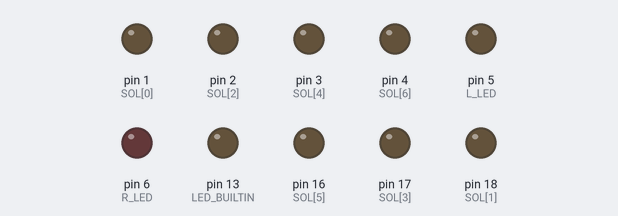
Simulated run of this sketch. Board: Arduino Uno, built with avr-gcc and run on an emulated ATmega328P. Shown: output pins drawn as LEDs (lit = HIGH).

Above: at 1.5 s.
At 4.07 s:
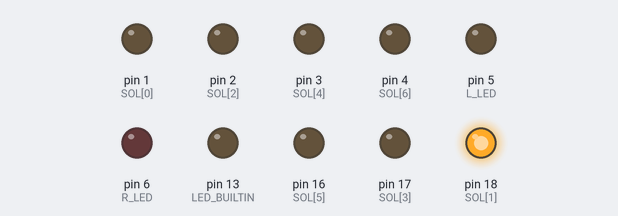
At 5.12 s:
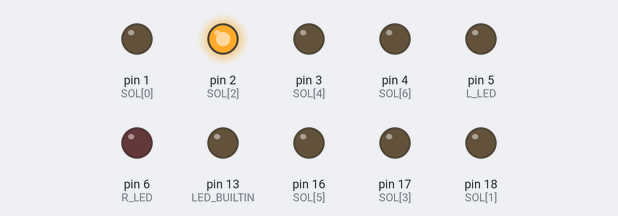
At 7.22 s:
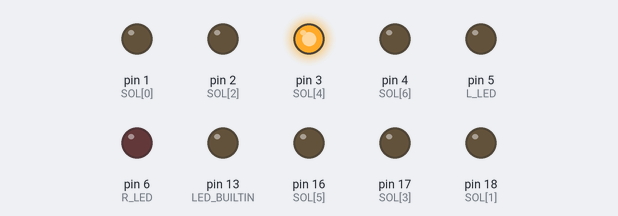
At 9.32 s:
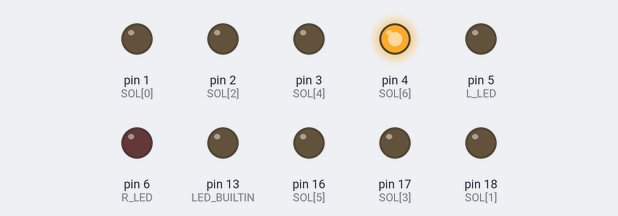
At 13.37 s:
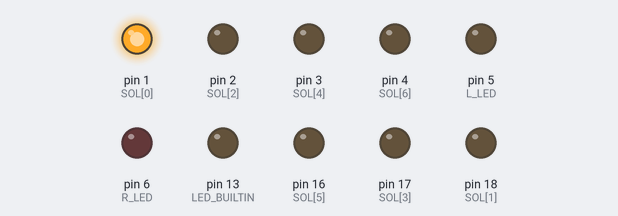
Timing chart, 0 to 13.7 s (numbered marks = the images above):
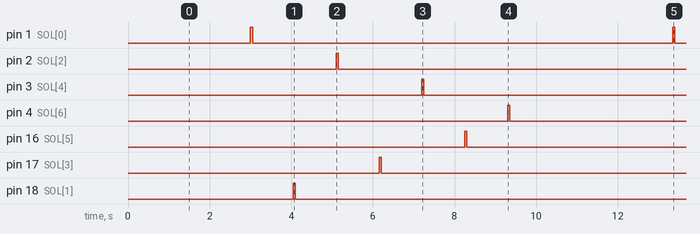

Measured:
- by itself, pin 1 (SOL[0]), pin 2 (SOL[2]), pin 3 (SOL[4]), pin 4 (SOL[6]), pin 16 (SOL[5]), pin 17 (SOL[3]), pin 18 (SOL[1]): alternates HIGH for 0.05 s and LOW for 10.3 s
- by itself, everything shown: repeats every 10.4 s, in 14 steps

The sketch:

tap_test.ino
```cpp
#include <MsTimer2.h>
#define R_LED 6
#define L_LED 5
#define SW 7
#define TAP_TIME 80

// ソレノイドのノイズがひどい
//フォトカプラを使用する

//solenoid connected pin
const short SOL[] = {1, 18, 2, 17, 3, 16, 4};
short SOL_count[] = {0,  0, 0,  0, 0,  0, 0};
short flag= 0;
short now_note = 0;
long cnt= 0;

void setup() {
  pinMode(LED_BUILTIN, OUTPUT);
  pinMode(R_LED, OUTPUT);
  pinMode(L_LED, OUTPUT);
  pinMode(SW, INPUT_PULLUP);
  for (int i = 0; i < 7 ; i++)pinMode(SOL[i], OUTPUT);
}

void loop() {
  delay(3000);
  digitalWrite(SOL[0], HIGH);
  delay(50);
  digitalWrite(SOL[0], LOW);
  delay(1000);

  digitalWrite(SOL[1], HIGH);
  delay(50);
  digitalWrite(SOL[1], LOW);
  delay(1000);

  digitalWrite(SOL[2], HIGH);
  delay(50);
  digitalWrite(SOL[2], LOW);
  delay(1000);

  digitalWrite(SOL[3], HIGH);
  delay(50);
  digitalWrite(SOL[3], LOW);
  delay(1000);

  digitalWrite(SOL[4], HIGH);
  delay(50);
  digitalWrite(SOL[4], LOW);
  delay(1000);

  digitalWrite(SOL[5], HIGH);
  delay(50);
  digitalWrite(SOL[5], LOW);
  delay(1000);

  digitalWrite(SOL[6], HIGH);
  delay(50);
  digitalWrite(SOL[6], LOW);
  delay(1000);
}
```
